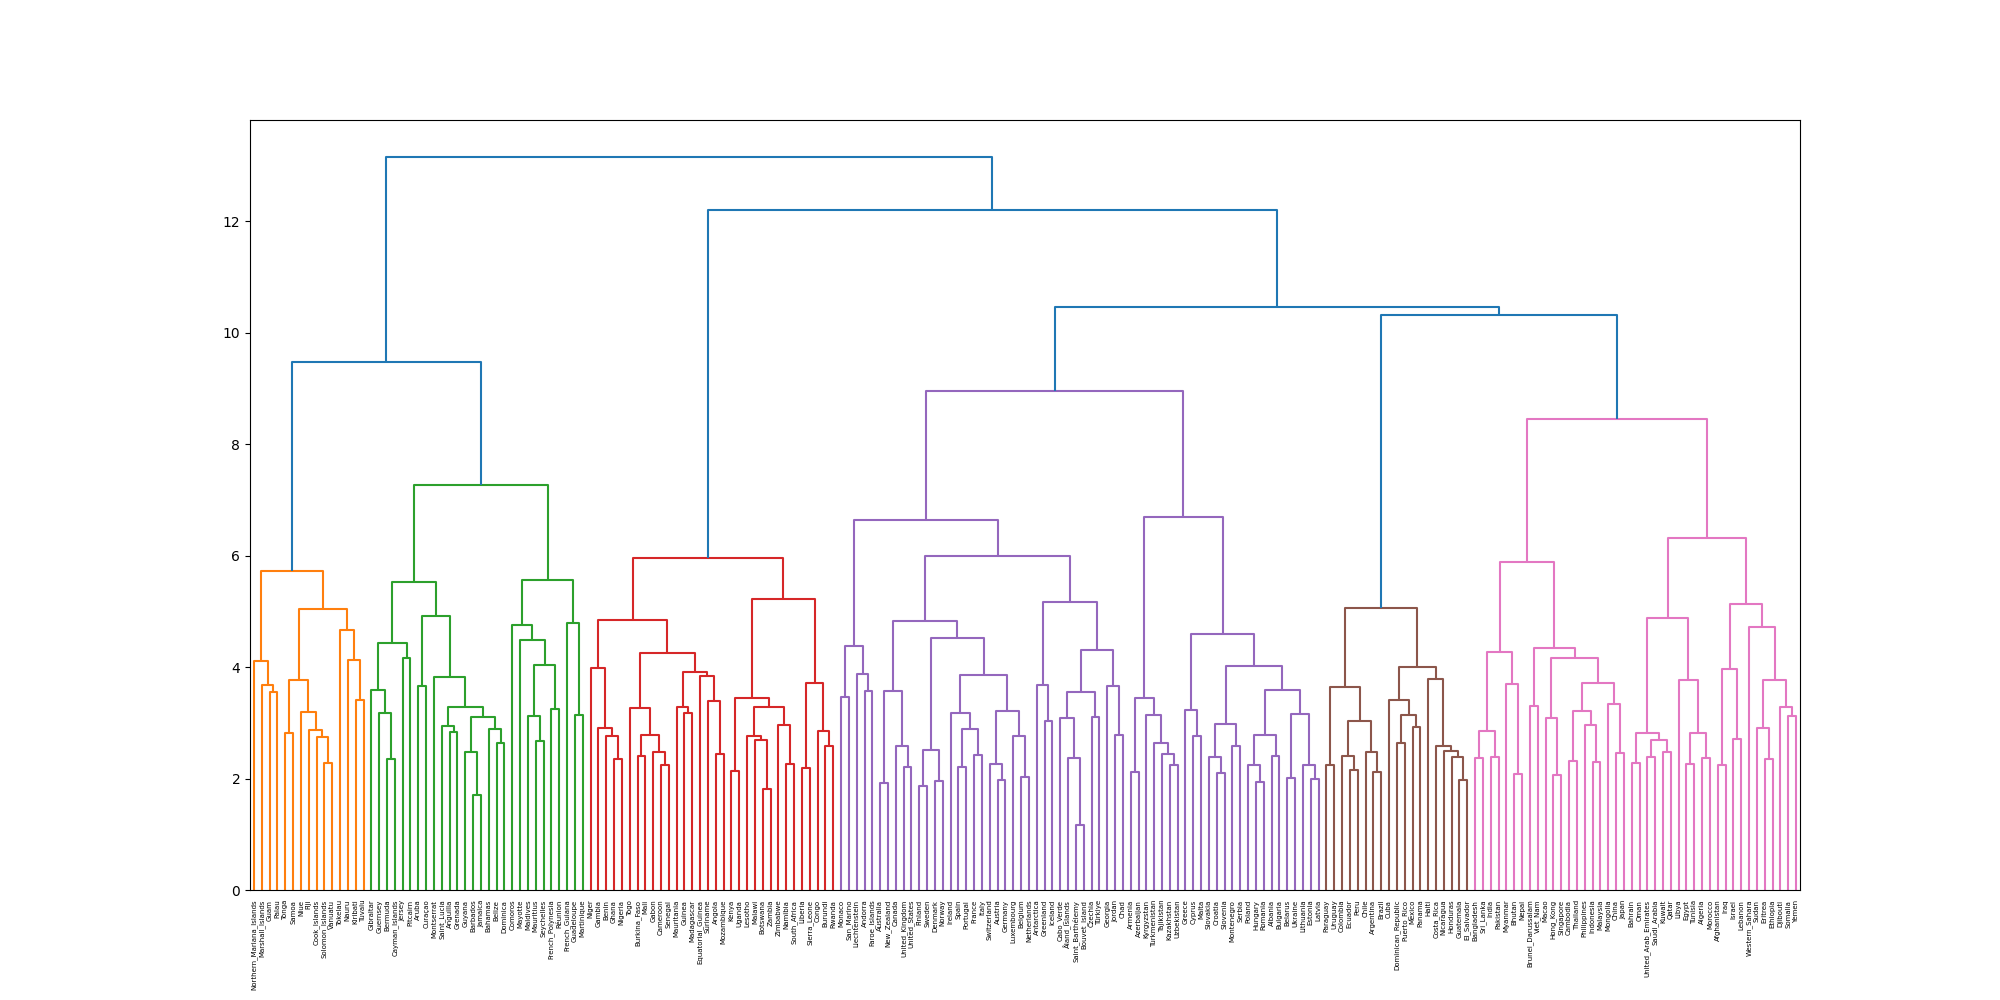

The script that saved this image:
from scipy.cluster.hierarchy import dendrogram, linkage
import matplotlib.pyplot as plt
import gensim
import numpy as np
import pycountry


model = gensim.models.KeyedVectors.load_word2vec_format('./GoogleNews-vectors-negative300.bin', binary=True)

countrys = pycountry.countries
country_name = []
for country in countrys:
    country_name.append(country.name.replace(' ', '_'))

vec_list = []
country_name_fix = []

for name in country_name:
    try:
        vec = np.array(model.get_vector(name),"float64")
        vec_list.append(vec)
        country_name_fix.append(name)
    except:
        pass

fig = plt.figure(figsize=(20, 10))
Z = linkage(vec_list, 'ward')
dn = dendrogram(Z, labels = country_name_fix)
plt.show()

fig.savefig("58.png")
